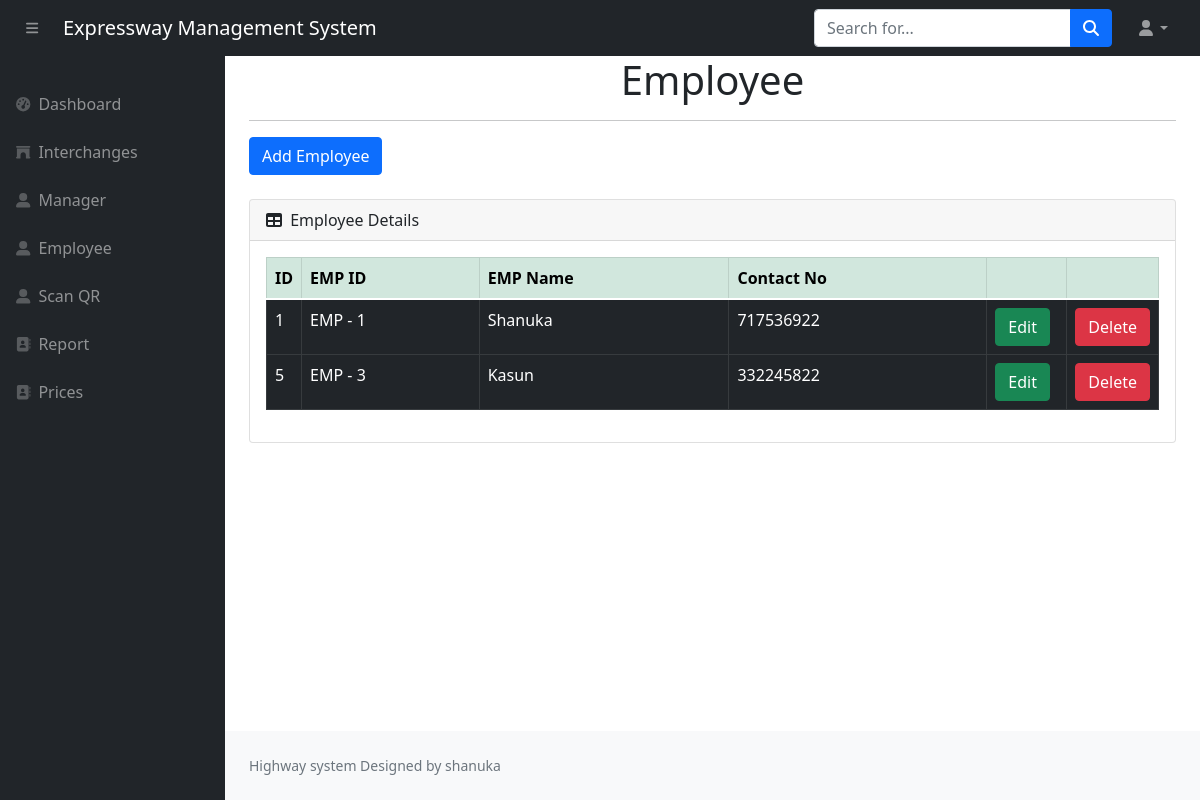
Page /admin/employee.php on the committed database.
### tables this page shows
CREATE TABLE `employee` (
  `id` int(50) NOT NULL,
  `emp_id` varchar(50) NOT NULL,
  `name` varchar(50) NOT NULL,
  `gender` varchar(50) NOT NULL,
  `address` varchar(50) NOT NULL,
  `tel` int(12) NOT NULL,
  `age` int(10) NOT NULL
);

### admin/employee.php (the view, shortened to what this page needs)
<?php include ('includes/header.php'); ?>
<div class="container-fluid px-4">
    <h1>
        <center>Employee
    </h1>
    <hr>
    <div>
        <a type="button" class="btn btn-primary" href="add_employee.php">Add Employee</a>
    </div><br>
    <div class="card mb-4">
        <div class="card-header">
            <i class="fas fa-table me-1"></i>
            Employee Details
        </div>
        <div class="card-body">
            <table id="datatablesSimple" class="table table-bordered table-dark table-hover">
                <thead class="table-success">
                    <tr>
                        <th width="30px">ID</th>
                        <th>EMP ID</th>
                        <th>EMP Name</th>
                        <th>Contact No</th>
                        <th width="80px"></th>
                        <th width="80px"></th>
                    </tr>
                </thead>
                <tbody>
                    <?php
                  $res=mysqli_query($con,"SELECT * FROM `employee`");
                  while($row=mysqli_fetch_array($res))
                  {
                    ?>
                    <tr>
                        <td><?php echo $row["id"]; ?></td>
                        <td><?php echo $row["emp_id"]; ?></td>
                        <td><?php echo $row["name"]; ?></td>
                        <td><?php echo $row["tel"]; ?></td>
                        <td><a href="edit_employee.php?id=<?php echo $row["id"]; ?>" class="btn btn-success ">Edit</a>
                        </td>
                        <td>
                            <a href="javascripit:void(0)" class="delete_btn_ajax btn btn-danger">Delete</a>
                        </td>
                    </tr>
                    <?php
                  }
            ?>
                </tbody>
            </table>
        </div>
    </div>
</div>
<?php include ('includes/footer.php'); ?>

### rows in the picture
employee: id "1", emp "EMP - 1", name "Shanuka", tel "717536922"
employee: id "5", emp "EMP - 3", name "Kasun", tel "332245822"
